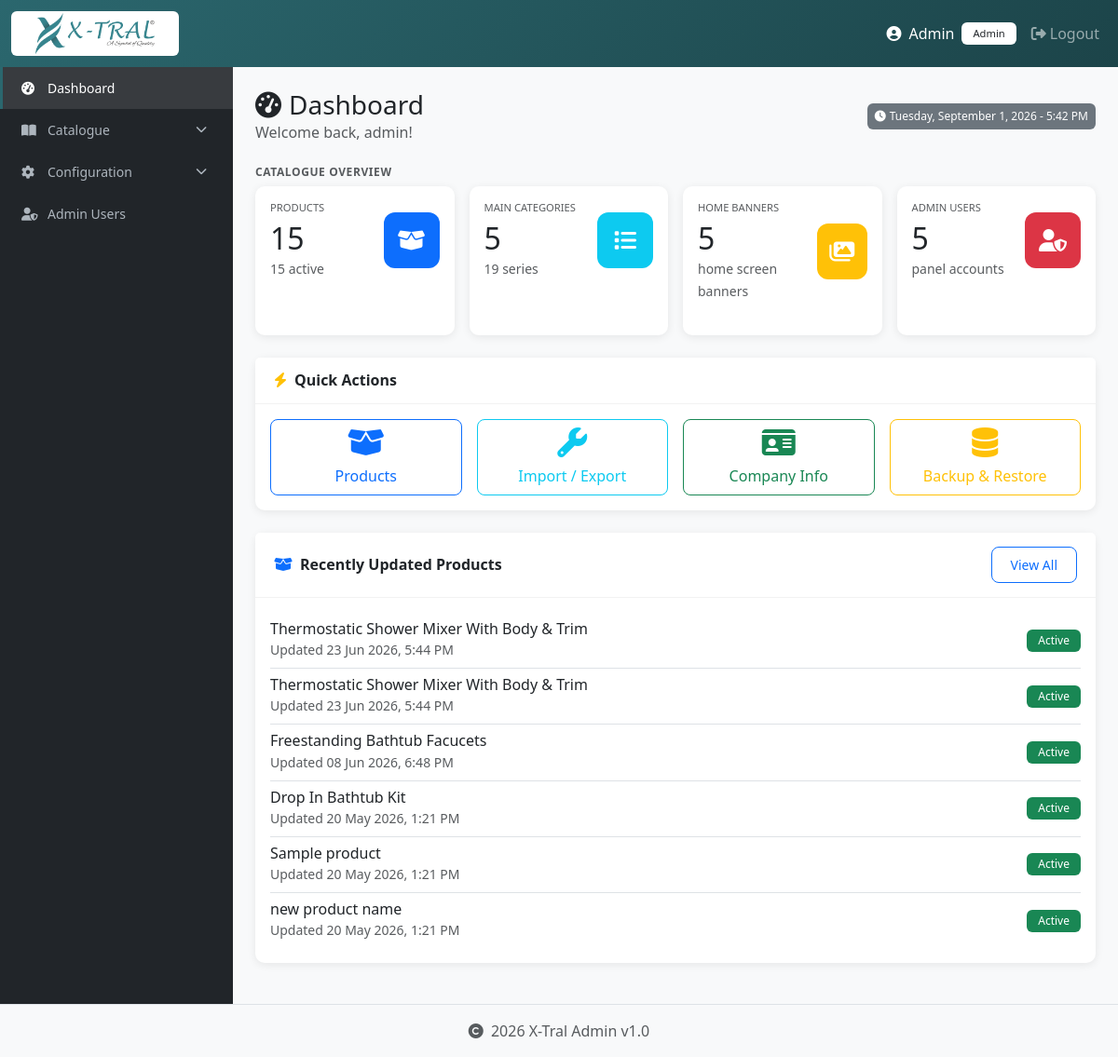
Page /modules/dashboard/index.php (signed in) on the committed database.
### tables this page shows
CREATE TABLE `catalogue_products` (
  `id` int(11) NOT NULL,
  `series_id` int(11) NOT NULL,
  `name` varchar(200) NOT NULL,
  `code` varchar(50) DEFAULT NULL,
  `hsn_code` varchar(15) DEFAULT NULL,
  `price` int(11) DEFAULT 0,
  `price_zone2` int(11) DEFAULT NULL,
  `dimensions` varchar(100) DEFAULT NULL,
  `specifications` text DEFAULT NULL,
  `is_active` tinyint(1) DEFAULT 1,
  `variant_type` enum('none','size','color') DEFAULT 'none',
  `colour_label` enum('colour','finish') NOT NULL DEFAULT 'colour',
  `display_order` int(11) DEFAULT 0,
  `is_new_arrival` tinyint(1) NOT NULL DEFAULT 0,
  `created_at` timestamp NOT NULL DEFAULT current_timestamp(),
  `updated_at` timestamp NOT NULL DEFAULT current_timestamp() ON UPDATE current_timestamp()
);

### config/db.php (called while the page is built, shortened)
<?php
function getDBConnection()
{
    static $pdo = null;
    if ($pdo === null) {
        try {
            $dsn = "mysql:host=" . DB_HOST . ";dbname=" . DB_NAME . ";charset=" . DB_CHARSET;
            $options = [
                PDO::ATTR_ERRMODE => PDO::ERRMODE_EXCEPTION,
                PDO::ATTR_DEFAULT_FETCH_MODE => PDO::FETCH_ASSOC,
                PDO::ATTR_EMULATE_PREPARES => false,
            ];
            $pdo = new PDO($dsn, DB_USER, DB_PASS, $options);
            $pdo->exec("SET time_zone = '+05:30'");
        } catch (PDOException $e) {
            logError('Database Connection Error: ' . $e->getMessage());
            if (defined('API_JSON_RESPONSE')) {
                throw new Exception('Database connection failed: ' . $e->getMessage());
            }
            die('Database connection failed. Please check your configuration.');
        }
    }
    return $pdo;
}
function getAdminUsername()
{
    return $_SESSION['admin_username'] ?? null;
}
function getAdminRole()
{
    return $_SESSION['admin_role'] ?? 'super_admin';
}
function query($sql, $params = [])
{
    $pdo = getDBConnection();
    $stmt = $pdo->prepare($sql);
    $stmt->execute($params);
    return $stmt;
}
function fetchOne($sql, $params = [])
{
    $stmt = query($sql, $params);
    return $stmt->fetch();
}
function fetchAll($sql, $params = [])
{
    $stmt = query($sql, $params);
    return $stmt->fetchAll();
}

### modules/dashboard/index.php (the view, shortened to what this page needs)
<?php
require_once dirname(__DIR__, 2) . '/config/db.php';
$totalProducts   = (int)(fetchOne("SELECT COUNT(*) AS c FROM catalogue_products")['c'] ?? 0);
$activeProducts  = (int)(fetchOne("SELECT COUNT(*) AS c FROM catalogue_products WHERE is_active = 1")['c'] ?? 0);
$totalCategories = (int)(fetchOne("SELECT COUNT(*) AS c FROM catalogue_categories")['c'] ?? 0);
$totalSeries     = (int)(fetchOne("SELECT COUNT(*) AS c FROM catalogue_series")['c'] ?? 0);
$totalBanners    = (int)(fetchOne("SELECT COUNT(*) AS c FROM catalogue_banners")['c'] ?? 0);
$totalAdmins     = (int)(fetchOne("SELECT COUNT(*) AS c FROM admin_users")['c'] ?? 0);
$recentProducts = fetchAll(
    "SELECT id, name, is_active, updated_at
     FROM catalogue_products
     ORDER BY updated_at DESC LIMIT 6"
);
include dirname(__DIR__, 2) . '/includes/header.php';
?>
<div class="container-fluid p-4">
    <div class="d-flex justify-content-between align-items-center mb-4">
        <div>
            <h1 class="h3 mb-0"><i class="fas fa-tachometer-alt me-2"></i>Dashboard</h1>
            <p class="text-muted mb-0">Welcome back, <?= htmlspecialchars(getAdminUsername()) ?>!</p>
        </div>
        <span class="badge bg-secondary p-2">
            <i class="fas fa-clock me-1"></i><?= date('l, F j, Y - g:i A') ?>
        </span>
    </div>
    <h6 class="text-muted text-uppercase fw-semibold mb-2" style="font-size:.75rem;letter-spacing:.05em;">Catalogue Overview</h6>
    <div class="row g-3 mb-4">
        <div class="col-md-6 col-lg-3">
            <a href="<?= BASE_URL ?>/modules/catalogue/products/list.php" class="text-decoration-none">
            <div class="card stat-card border-0 shadow-sm h-100">
                <div class="card-body">
                    <div class="d-flex justify-content-between align-items-center">
                        <div>
                            <h6 class="text-muted text-uppercase mb-2" style="font-size:.7rem;">Products</h6>
                            <h2 class="mb-0 text-dark"><?= number_format($totalProducts) ?></h2>
                            <small class="text-muted"><?= number_format($activeProducts) ?> active</small>
                        </div>
                        <div class="stat-icon bg-primary"><i class="fas fa-box-open"></i></div>
                    </div>
                </div>
            </div>
            </a>
        </div>
        <div class="col-md-6 col-lg-3">
            <a href="<?= BASE_URL ?>/modules/catalogue/categories/list.php" class="text-decoration-none">
            <div class="card stat-card border-0 shadow-sm h-100">
                <div class="card-body">
                    <div class="d-flex justify-content-between align-items-center">
                        <div>
                            <h6 class="text-muted text-uppercase mb-2" style="font-size:.7rem;">Main Categories</h6>
                            <h2 class="mb-0 text-dark"><?= number_format($totalCategories) ?></h2>
                            <small class="text-muted"><?= number_format($totalSeries) ?> series</small>
                        </div>
                        <div class="stat-icon bg-info"><i class="fas fa-list"></i></div>
                    </div>
                </div>
            </div>
            </a>
        </div>
        <div class="col-md-6 col-lg-3">
            <a href="<?= BASE_URL ?>/modules/catalogue/banners/list.php" class="text-decoration-none">
            <div class="card stat-card border-0 shadow-sm h-100">
                <div class="card-body">
                    <div class="d-flex justify-content-between align-items-center">
                        <div>
                            <h6 class="text-muted text-uppercase mb-2" style="font-size:.7rem;">Home Banners</h6>
                            <h2 class="mb-0 text-dark"><?= number_format($totalBanners) ?></h2>
                            <small class="text-muted">home screen banners</small>
                        </div>
                        <div class="stat-icon bg-warning"><i class="fas fa-images"></i></div>
                    </div>
                </div>
            </div>
            </a>
        </div>
        <?php if ($_isSuperAdmin): ?>
        <div class="col-md-6 col-lg-3">
            <a href="<?= BASE_URL ?>/modules/users/list.php" class="text-decoration-none">
            <div class="card stat-card border-0 shadow-sm h-100">
                <div class="card-body">
                    <div class="d-flex justify-content-between align-items-center">
                        <div>
                            <h6 class="text-muted text-uppercase mb-2" style="font-size:.7rem;">Admin Users</h6>
                            <h2 class="mb-0 text-dark"><?= number_format($totalAdmins) ?></h2>
                            <small class="text-muted">panel accounts</small>
                        </div>
                        <div class="stat-icon bg-danger"><i class="fas fa-user-shield"></i></div>
                    </div>
                </div>
            </div>
            </a>
        </div>
        <?php endif; ?>
    </div>
    <?php
    $actions = [];
    if ($_canCatalogue) {
        $actions[] = [BASE_URL . '/modules/catalogue/products/list.php', 'fa-box-open', 'Products', 'primary'];
        $actions[] = [BASE_URL . '/modules/catalogue/tools/index.php', 'fa-wrench', 'Import / Export', 'info'];
    }
    if ($_isSuperAdmin) {
        $actions[] = [BASE_URL . '/modules/settings/company_info.php', 'fa-id-card', 'Company Info', 'success'];
        $actions[] = [BASE_URL . '/modules/settings/backup.php', 'fa-database', 'Backup & Restore', 'warning'];
    }
    $btnCol = count($actions) > 0 ? (int)floor(12 / count($actions)) : 12;
    ?>
    <?php if (!empty($actions)): ?>
    <div class="card border-0 shadow-sm mb-4">
        <div class="card-header bg-white">
            <h5 class="card-title mb-0"><i class="fas fa-bolt me-2 text-warning"></i>Quick Actions</h5>
        </div>
        <div class="card-body">
            <div class="row g-3">
                <?php foreach ($actions as [$href, $icon, $label, $color]): ?>
                <div class="col-md-<?= $btnCol ?>">
                    <a href="<?= $href ?>" class="btn btn-outline-<?= $color ?> w-100">
                        <i class="fas <?= $icon ?> d-block fs-2 mb-2"></i><?= $label ?>
                    </a>
                </div>
                <?php endforeach; ?>
            </div>
        </div>
    </div>
    <?php endif; ?>
    <div class="row g-3">
        <div class="col-lg-12">
            <div class="card border-0 shadow-sm">
                <div class="card-header bg-white d-flex justify-content-between align-items-center">
                    <h5 class="card-title mb-0"><i class="fas fa-box-open me-2 text-primary"></i>Recently Updated Products</h5>
                    <a href="<?= BASE_URL ?>/modules/catalogue/products/list.php" class="btn btn-sm btn-outline-primary">View All</a>
                </div>
                <div class="card-body">
                    <?php if (empty($recentProducts)): ?>
                        <div class="text-center text-muted py-4">
                            <i class="fas fa-inbox fs-1 mb-3 d-block"></i>
                            <p>No products yet.</p>
                        </div>
                    <?php else: ?>
                        <div class="list-group list-group-flush">
                            <?php foreach ($recentProducts as $p): ?>
                                <a href="<?= BASE_URL ?>/modules/catalogue/products/edit.php?id=<?= (int)$p['id'] ?>" class="list-group-item list-group-item-action px-0 text-decoration-none">
                                    <div class="d-flex justify-content-between align-items-center">
                                        <div>
                                            <h6 class="mb-0"><?= htmlspecialchars($p['name']) ?></h6>
                                            <small class="text-muted">Updated <?= date('d M Y, g:i A', strtotime($p['updated_at'])) ?></small>
                                        </div>
                                        <span class="badge bg-<?= $p['is_active'] ? 'success' : 'secondary' ?>">
                                            <?= $p['is_active'] ? 'Active' : 'Inactive' ?>
                                        </span>
                                    </div>
                                </a>
                            <?php endforeach; ?>
                        </div>
                    <?php endif; ?>
                </div>
            </div>
        </div>
    </div>
</div>
<?php include dirname(__DIR__, 2) . '/includes/footer.php'; ?>

### assets/css/custom.css (style rules this page uses)
:root { --primary-color: #2B676E; --primary-dark: #1C4449; --primary-rgb: 43, 103, 110; --sidebar-width: 250px; --navbar-height: 60px; }
body { font-family: 'Segoe UI', Tahoma, Geneva, Verdana, sans-serif; background: #f8f9fa; }
.stat-card { transition: transform 0.2s, box-shadow 0.2s; }
.stat-icon { width: 60px; height: 60px; border-radius: 12px; display: flex; align-items: center; justify-content: center; color: white; font-size: 24px; }
.card { border-radius: 10px; margin-bottom: 20px; }
.card-header { border-bottom: 1px solid rgba(0, 0, 0, 0.05); padding: 15px 20px; }
.card-title { margin: 0; font-size: 16px; font-weight: 600; }
.btn { border-radius: 8px; padding: 8px 20px; font-weight: 500; transition: all 0.3s; }
.badge { padding: 6px 12px; font-weight: 500; border-radius: 6px; }
.shadow-sm { box-shadow: 0 2px 10px rgba(0, 0, 0, 0.08) !important; }

### rows in the picture
catalogue_products: name "Thermostatic Shower Mixer With Body & Trim", updated_at "23 Jun 2026, 5:44 PM", is_active "Active"
catalogue_products: name "Thermostatic Shower Mixer With Body & Trim", updated_at "23 Jun 2026, 5:44 PM", is_active "Active"
catalogue_products: name "Freestanding Bathtub Facucets", updated_at "08 Jun 2026, 6:48 PM", is_active "Active"
catalogue_products: name "Drop In Bathtub Kit", updated_at "20 May 2026, 1:21 PM", is_active "Active"
catalogue_products: name "Sample product", updated_at "20 May 2026, 1:21 PM", is_active "Active"
catalogue_products: name "new product name", updated_at "20 May 2026, 1:21 PM", is_active "Active"

### other values in the picture
getAdminName() "Admin"
getRoleLabel($_navRole) "Admin"
getAdminUsername() "admin"
$totalProducts "15"
$activeProducts "15"
$totalCategories "5"
$totalSeries "19"
$totalBanners "5"
$totalAdmins "5"
$label "Products"
$label "Import / Export"
$label "Company Info"
$label "Backup & Restore"
